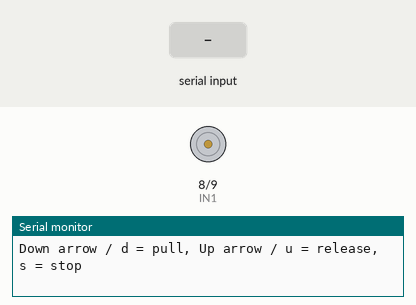
A sketch run on a simulated Arduino Uno, built with avr-gcc and run on an emulated ATmega328P. Shown: motor-driver pin pairs drawn as motors (green arrow = first pin HIGH = forward, orange = second pin HIGH = backward, longer = more drive), the last lines printed to the serial monitor. The test bench sets the inputs (shaded band).

Above: at 1.2 s.
1.3 s: "d" received over Serial
At 2.0 s:
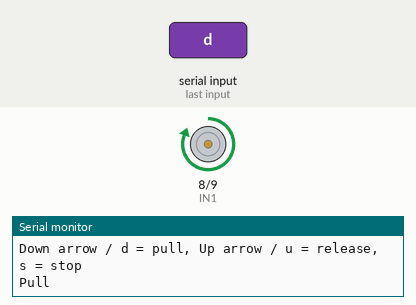
2.8 s: "u" received over Serial
At 3.1 s:
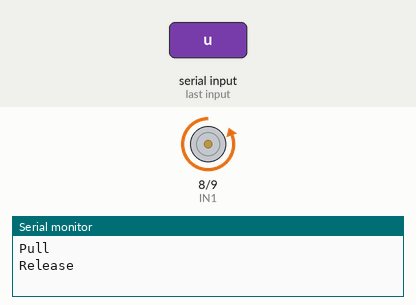
5.8 s: "D" received over Serial
At 6.6 s:
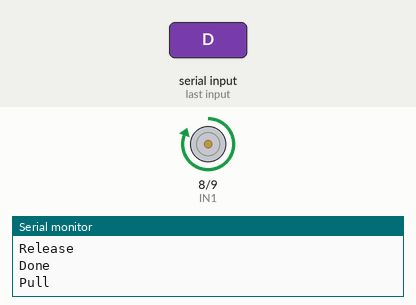
7.3 s: "U" received over Serial
At 10.0 s:
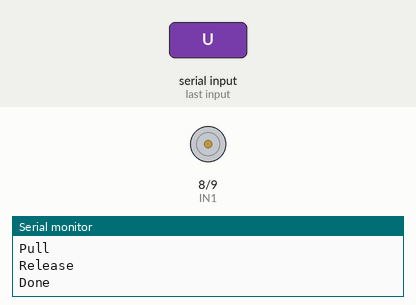
Timing chart, 0 to 11.3 s (numbered marks = the images above; inputs shaded):
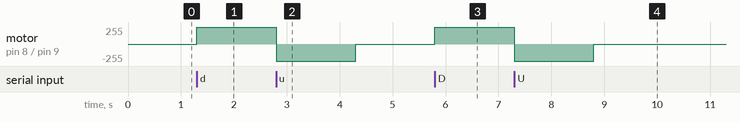

Measured:
- after the input at 1.3 s, motor on pin 8 (IN1) / pin 9 (IN2): stopped → forward 255/255 at once
- after the input at 2.8 s, motor on pin 8 (IN1) / pin 9 (IN2): forward 255/255 → backward 255/255 at once, → stopped 1.5 s later
- after the input at 5.8 s, motor on pin 8 (IN1) / pin 9 (IN2): stopped → forward 255/255 at once
- after the input at 7.3 s, motor on pin 8 (IN1) / pin 9 (IN2): forward 255/255 → backward 255/255 at once, → stopped 1.5 s later

The sketch:

creep_test.ino
```cpp
const int IN1 = 8;
const int IN2 = 9;

const int PULL_MS    = 100000;   // run time per key press, pull
const int RELEASE_MS = 1500;   // run time per key press, release

// Motor state
enum Dir { STOPPED, PULLING, RELEASING };
Dir motorDir = STOPPED;
unsigned long moveStart = 0;
unsigned long moveDuration = 0;

// Arrow key escape-sequence parser (ESC [ A = up, ESC [ B = down)
int escState = 0;

void motorStop() {
  digitalWrite(IN1, LOW);
  digitalWrite(IN2, LOW);
  motorDir = STOPPED;
}

void startPull() {
  digitalWrite(IN1, HIGH);
  digitalWrite(IN2, LOW);
  motorDir = PULLING;
  moveStart = millis();
  moveDuration = PULL_MS;
  Serial.println("Pull");
}

void startRelease() {
  digitalWrite(IN1, LOW);
  digitalWrite(IN2, HIGH);
  motorDir = RELEASING;
  moveStart = millis();
  moveDuration = RELEASE_MS;
  Serial.println("Release");
}

void handleKey(char c) {
  if (escState == 0) {
    if (c == 27)                    { escState = 1; return; }   // ESC
    if (c == 'd' || c == 'D')       startPull();
    else if (c == 'u' || c == 'U')  startRelease();
    else if (c == 's' || c == 'S' || c == ' ') { motorStop(); Serial.println("Stop"); }
  } else if (escState == 1) {
    escState = (c == '[') ? 2 : 0;
  } else if (escState == 2) {
    if (c == 'B')      startPull();      // down arrow
    else if (c == 'A') startRelease();   // up arrow
    escState = 0;
  }
}

void setup() {
  pinMode(IN1, OUTPUT);
  pinMode(IN2, OUTPUT);
  motorStop();
  Serial.begin(9600);
  Serial.println("Down arrow / d = pull, Up arrow / u = release, s = stop");
}

void loop() {
  while (Serial.available() > 0) {
    handleKey(Serial.read());
  }

  // Stop automatically when the move time is up
  if (motorDir != STOPPED && millis() - moveStart >= moveDuration) {
    motorStop();
    Serial.println("Done");
  }
}
```
